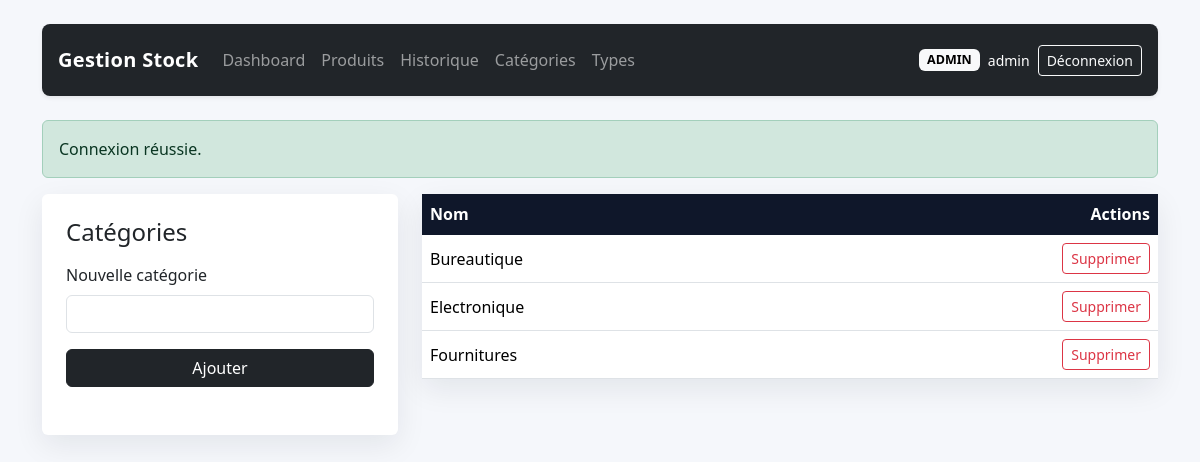
/?route=category/index (signed in), run on an earlier commit of the app's database.
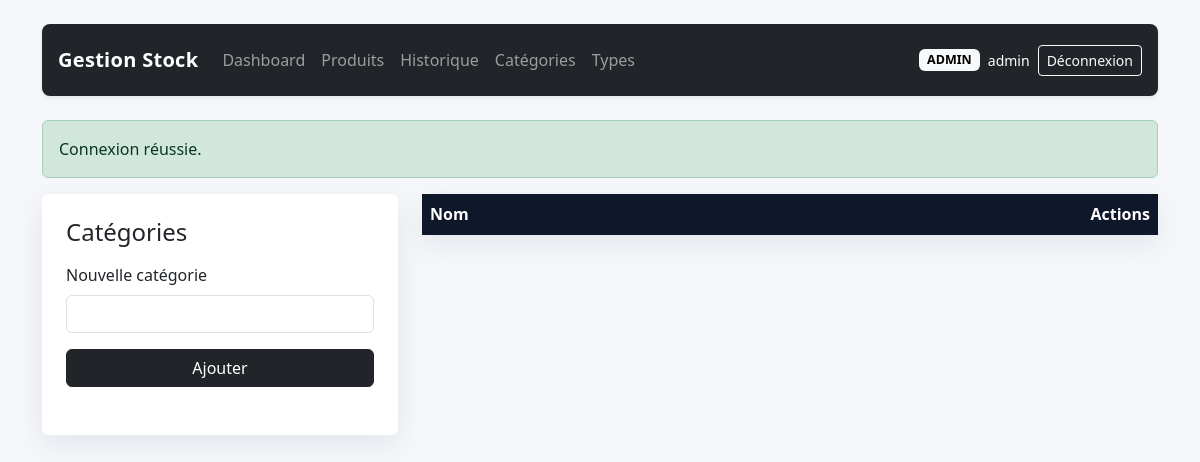
And on a later commit of the database.
### tables this page shows
CREATE TABLE categories (
    id INT UNSIGNED AUTO_INCREMENT PRIMARY KEY,
    name VARCHAR(150) NOT NULL UNIQUE
);

### config/app.php (called while the page is built, shortened)
<?php
function base_route(string $route, array $params = []): string
{
    $query = ['route' => $route] + $params;
    return '?' . http_build_query($query);
}
function e(mixed $value): string
{
    return htmlspecialchars((string) $value, ENT_QUOTES, 'UTF-8');
}
function render(string $view, array $data = []): void
{
    extract($data, EXTR_SKIP);
    require __DIR__ . '/../views/partials/header.php';
    require __DIR__ . '/../views/partials/navbar.php';
    require __DIR__ . '/../views/' . $view . '.php';
    require __DIR__ . '/../views/partials/footer.php';
}

### controllers/CategoryController.php (called while the page is built, shortened)
<?php
class CategoryController
{
    public function index(): void
    {
        render('categories/index', [
            'categories' => (new Category())->all(),
        ]);
    }
}

### index.php (called while the page is built, shortened)
<?php
require_once __DIR__ . '/config/app.php';
require_once __DIR__ . '/config/db.php';
$route = $_GET['route'] ?? (is_logged_in() ? 'dashboard/index' : 'auth/loginForm');
[$controllerName, $actionName] = array_pad(explode('/', $route, 2), 2, 'index');
$actionMethod = $actionName;
$controller = new $controllerClass();
try {
    $controller->$actionMethod();
} catch (Throwable $throwable) {
    http_response_code(500);
    $errorMessage = 'Une erreur est survenue lors du traitement de la requête. Vérifie la configuration et réessaye.';
    if (APP_DEBUG) {
        $errorMessage .= ' Détail: ' . $throwable->getMessage();
    }
    render('errors/database', [
        'errorMessage' => $errorMessage,
    ]);
}

### models/BaseModel.php (called while the page is built, shortened)
<?php
require_once __DIR__ . '/../config/db.php';
abstract class BaseModel
{
    protected PDO $pdo;
    public function __construct()
    {
        $this->pdo = db();
    }
    protected function fetchAll(string $sql, array $params = []): array
    {
        $stmt = $this->pdo->prepare($sql);
        $stmt->execute($params);
        return $stmt->fetchAll();
    }
}

### config/db.php (called while the page is built, shortened)
<?php
require_once __DIR__ . '/app.php';
function db(): PDO
{
    static $pdo = null;
    $socket = '/opt/lampp/var/mysql/mysql.sock';
    $database = 'gestion_stock';
    $username = 'root';
    $password = '';
    $charset = 'utf8mb4';
    $dsn = "mysql:unix_socket={$socket};dbname={$database};charset={$charset}";
    try {
        $pdo = new PDO($dsn, $username, $password, [
            PDO::ATTR_ERRMODE => PDO::ERRMODE_EXCEPTION,
            PDO::ATTR_DEFAULT_FETCH_MODE => PDO::FETCH_ASSOC,
            PDO::ATTR_EMULATE_PREPARES => false,
        ]);
    } catch (PDOException $exception) {
        throw new RuntimeException(
            'Connexion MySQL impossible. Vérifie le host, l’utilisateur, le mot de passe et l’import de la base.',
            0,
            $exception
        );
    }
    return $pdo;
}

### models/Category.php (called while the page is built, shortened)
<?php
require_once __DIR__ . '/BaseModel.php';
class Category extends BaseModel
{
    public function all(): array
    {
        return $this->fetchAll('SELECT * FROM categories ORDER BY name ASC');
    }
}

### views/categories/index.php (the view, shortened to what this page needs)
<div class="row g-4">
    <div class="col-lg-4">
        <div class="card card-shadow">
            <div class="card-body p-4">
                <h1 class="h4 mb-3">Catégories</h1>
                <form method="post" action="<?= e(base_route('category/store')) ?>" class="mb-4">
                    <label class="form-label">Nouvelle catégorie</label>
                    <input type="text" name="name" class="form-control mb-3" required>
                    <button class="btn btn-dark w-100">Ajouter</button>
                </form>
            </div>
        </div>
    </div>
    <div class="col-lg-8">
        <div class="card card-shadow">
            <div class="table-responsive">
                <table class="table mb-0 align-middle">
                    <thead>
                    <tr>
                        <th>Nom</th>
                        <th class="text-end">Actions</th>
                    </tr>
                    </thead>
                    <tbody>
                    <?php foreach ($categories as $category): ?>
                        <tr>
                            <td><?= e($category['name']) ?></td>
                            <td class="text-end">
                                <form class="d-inline" method="post" action="<?= e(base_route('category/delete')) ?>" onsubmit="return confirm('Supprimer cette catégorie ?');">
                                    <button class="btn btn-sm btn-outline-danger">Supprimer</button>
                                </form>
                            </td>
                        </tr>
                    <?php endforeach; ?>
                    </tbody>
                </table>
            </div>
        </div>
    </div>
</div>

What changed in the data, as far as the page shows it:
removed categories: name "Bureautique"
removed categories: name "Electronique"
removed categories: name "Fournitures"
